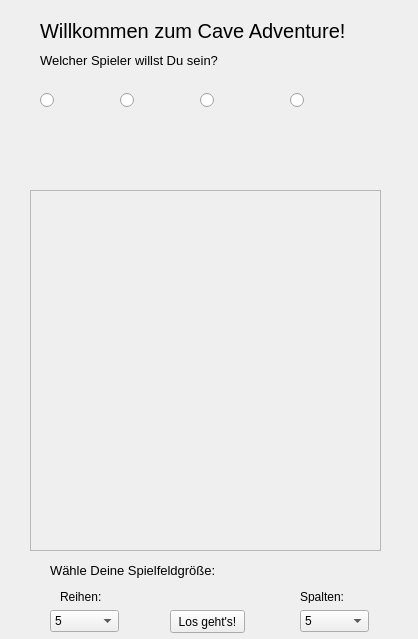
<?xml version="1.0" encoding="UTF-8"?>
<ui version="4.0">
 <class>AnfangsGui</class>
 <widget class="QWidget" name="AnfangsGui">
  <property name="geometry">
   <rect>
    <x>0</x>
    <y>0</y>
    <width>418</width>
    <height>639</height>
   </rect>
  </property>
  <property name="windowTitle">
   <string>Cave Adventure</string>
  </property>
  <property name="windowIcon">
   <iconset>
    <selectedon>:/new/prefix2/cave.png</selectedon>
   </iconset>
  </property>
  <widget class="QLabel" name="label_2">
   <property name="geometry">
    <rect>
     <x>50</x>
     <y>560</y>
     <width>171</width>
     <height>21</height>
    </rect>
   </property>
   <property name="font">
    <font>
     <pointsize>10</pointsize>
    </font>
   </property>
   <property name="text">
    <string>Wähle Deine Spielfeldgröße:</string>
   </property>
  </widget>
  <widget class="QLabel" name="label_3">
   <property name="geometry">
    <rect>
     <x>60</x>
     <y>590</y>
     <width>47</width>
     <height>13</height>
    </rect>
   </property>
   <property name="text">
    <string>Reihen:</string>
   </property>
  </widget>
  <widget class="QComboBox" name="comboBox_Rows">
   <property name="geometry">
    <rect>
     <x>50</x>
     <y>610</y>
     <width>69</width>
     <height>22</height>
    </rect>
   </property>
   <item>
    <property name="text">
     <string>5</string>
    </property>
   </item>
   <item>
    <property name="text">
     <string>6</string>
    </property>
   </item>
   <item>
    <property name="text">
     <string>7</string>
    </property>
   </item>
   <item>
    <property name="text">
     <string>8</string>
    </property>
   </item>
   <item>
    <property name="text">
     <string>9</string>
    </property>
   </item>
   <item>
    <property name="text">
     <string>10</string>
    </property>
   </item>
   <item>
    <property name="text">
     <string>11</string>
    </property>
   </item>
   <item>
    <property name="text">
     <string>12</string>
    </property>
   </item>
   <item>
    <property name="text">
     <string>13</string>
    </property>
   </item>
   <item>
    <property name="text">
     <string>14</string>
    </property>
   </item>
   <item>
    <property name="text">
     <string>15</string>
    </property>
   </item>
  </widget>
  <widget class="QRadioButton" name="radioButton_wickie">
   <property name="geometry">
    <rect>
     <x>200</x>
     <y>80</y>
     <width>71</width>
     <height>41</height>
    </rect>
   </property>
   <property name="text">
    <string/>
   </property>
  </widget>
  <widget class="QRadioButton" name="radioButton_schlumpf">
   <property name="geometry">
    <rect>
     <x>290</x>
     <y>80</y>
     <width>63</width>
     <height>41</height>
    </rect>
   </property>
   <property name="text">
    <string/>
   </property>
  </widget>
  <widget class="QRadioButton" name="radioButton_garfield">
   <property name="geometry">
    <rect>
     <x>40</x>
     <y>80</y>
     <width>63</width>
     <height>41</height>
    </rect>
   </property>
   <property name="text">
    <string/>
   </property>
  </widget>
  <widget class="QLabel" name="label_idefix">
   <property name="geometry">
    <rect>
     <x>140</x>
     <y>80</y>
     <width>51</width>
     <height>41</height>
    </rect>
   </property>
   <property name="styleSheet">
    <string notr="true">image: url(:/new/prefix2/idefix.PNG);</string>
   </property>
   <property name="text">
    <string/>
   </property>
  </widget>
  <widget class="QComboBox" name="comboBox_Cols">
   <property name="geometry">
    <rect>
     <x>300</x>
     <y>610</y>
     <width>69</width>
     <height>22</height>
    </rect>
   </property>
   <item>
    <property name="text">
     <string>5</string>
    </property>
   </item>
   <item>
    <property name="text">
     <string>6</string>
    </property>
   </item>
   <item>
    <property name="text">
     <string>7</string>
    </property>
   </item>
   <item>
    <property name="text">
     <string>8</string>
    </property>
   </item>
   <item>
    <property name="text">
     <string>9</string>
    </property>
   </item>
   <item>
    <property name="text">
     <string>10</string>
    </property>
   </item>
   <item>
    <property name="text">
     <string>11</string>
    </property>
   </item>
   <item>
    <property name="text">
     <string>12</string>
    </property>
   </item>
   <item>
    <property name="text">
     <string>13</string>
    </property>
   </item>
   <item>
    <property name="text">
     <string>14</string>
    </property>
   </item>
   <item>
    <property name="text">
     <string>15</string>
    </property>
   </item>
  </widget>
  <widget class="QLabel" name="label_garfield">
   <property name="geometry">
    <rect>
     <x>70</x>
     <y>80</y>
     <width>41</width>
     <height>41</height>
    </rect>
   </property>
   <property name="styleSheet">
    <string notr="true">image: url(:/new/prefix2/garfield.PNG);</string>
   </property>
   <property name="text">
    <string/>
   </property>
   <property name="pixmap">
    <pixmap>garfield.PNG</pixmap>
   </property>
   <property name="scaledContents">
    <bool>true</bool>
   </property>
  </widget>
  <widget class="QLabel" name="label_wickie">
   <property name="geometry">
    <rect>
     <x>230</x>
     <y>80</y>
     <width>51</width>
     <height>41</height>
    </rect>
   </property>
   <property name="styleSheet">
    <string notr="true">image: url(:/new/prefix2/wickie.PNG);</string>
   </property>
   <property name="text">
    <string/>
   </property>
  </widget>
  <widget class="QLabel" name="label">
   <property name="geometry">
    <rect>
     <x>40</x>
     <y>10</y>
     <width>311</width>
     <height>41</height>
    </rect>
   </property>
   <property name="font">
    <font>
     <pointsize>15</pointsize>
    </font>
   </property>
   <property name="text">
    <string>Willkommen zum Cave Adventure!</string>
   </property>
  </widget>
  <widget class="QLabel" name="label_4">
   <property name="geometry">
    <rect>
     <x>300</x>
     <y>590</y>
     <width>47</width>
     <height>13</height>
    </rect>
   </property>
   <property name="text">
    <string>Spalten:</string>
   </property>
  </widget>
  <widget class="QRadioButton" name="radioButton_idefix">
   <property name="geometry">
    <rect>
     <x>120</x>
     <y>80</y>
     <width>63</width>
     <height>41</height>
    </rect>
   </property>
   <property name="text">
    <string/>
   </property>
  </widget>
  <widget class="QLabel" name="label_5">
   <property name="geometry">
    <rect>
     <x>40</x>
     <y>50</y>
     <width>201</width>
     <height>21</height>
    </rect>
   </property>
   <property name="font">
    <font>
     <pointsize>10</pointsize>
    </font>
   </property>
   <property name="text">
    <string>Welcher Spieler willst Du sein?</string>
   </property>
  </widget>
  <widget class="QLabel" name="label_schlumpf">
   <property name="geometry">
    <rect>
     <x>310</x>
     <y>80</y>
     <width>51</width>
     <height>41</height>
    </rect>
   </property>
   <property name="styleSheet">
    <string notr="true">image: url(:/new/prefix2/schlumpf.PNG);</string>
   </property>
   <property name="text">
    <string/>
   </property>
  </widget>
  <widget class="QPushButton" name="pushButton_los">
   <property name="geometry">
    <rect>
     <x>170</x>
     <y>610</y>
     <width>75</width>
     <height>23</height>
    </rect>
   </property>
   <property name="text">
    <string>Los geht's!</string>
   </property>
  </widget>
  <widget class="QScrollArea" name="scrollArea_welten">
   <property name="geometry">
    <rect>
     <x>30</x>
     <y>190</y>
     <width>351</width>
     <height>361</height>
    </rect>
   </property>
   <property name="widgetResizable">
    <bool>false</bool>
   </property>
   <widget class="QWidget" name="scrollAreaWidgetContents">
    <property name="geometry">
     <rect>
      <x>0</x>
      <y>0</y>
      <width>349</width>
      <height>159</height>
     </rect>
    </property>
   </widget>
  </widget>
 </widget>
 <resources/>
 <connections/>
</ui>
